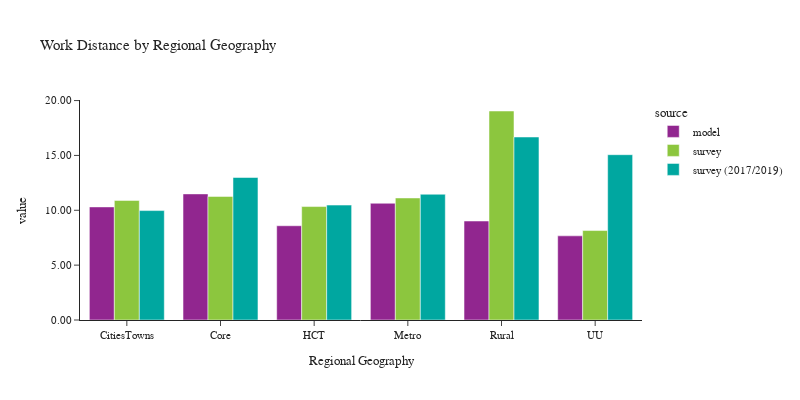

The cell this chart's notebook holds for it:
### Code cell
plot_work_location(df_workers, 'rg_proposed_work', 'Regional Geography', 'Regional Geography')

### Figure 1 — Plotly figure (JSON) as saved in the notebook; plotly's stock layout.template omitted (floating-point values rounded to 4 significant figures)
{"data": [{"alignmentgroup": "True", "customdata": [[129105], [621971], [293873], [998594], [126035], [40561]], "hovertemplate": "source=model<br>rg_proposed_work=%{x}<br>value=%{y}<br>sample count=%{customdata[0]}<extra></extra>", "legendgroup": "model", "marker": {"color": "#91268F", "pattern": {"shape": ""}}, "name": "model", "offsetgroup": "model", "orientation": "v", "showlegend": true, "textposition": "auto", "type": "bar", "x": ["CitiesTowns", "Core", "HCT", "Metro", "Rural", "UU"], "xaxis": "x", "y": [10.31, 11.49, 8.59, 10.64, 9.021, 7.67], "yaxis": "y"}, {"alignmentgroup": "True", "customdata": [[66], [537], [185], [1686], [88], [44]], "hovertemplate": "source=survey<br>rg_proposed_work=%{x}<br>value=%{y}<br>sample count=%{customdata[0]}<extra></extra>", "legendgroup": "survey", "marker": {"color": "#8CC63E", "pattern": {"shape": ""}}, "name": "survey", "offsetgroup": "survey", "orientation": "v", "showlegend": true, "textposition": "auto", "type": "bar", "x": ["CitiesTowns", "Core", "HCT", "Metro", "Rural", "UU"], "xaxis": "x", "y": [10.9, 11.26, 10.34, 11.12, 19.05, 8.154], "yaxis": "y"}, {"alignmentgroup": "True", "customdata": [[79], [1189], [299], [3877], [112], [39]], "hovertemplate": "source=survey (2017/2019)<br>rg_proposed_work=%{x}<br>value=%{y}<br>sample count=%{customdata[0]}<extra></extra>", "legendgroup": "survey (2017/2019)", "marker": {"color": "#00A7A0", "pattern": {"shape": ""}}, "name": "survey (2017/2019)", "offsetgroup": "survey (2017/2019)", "orientation": "v", "showlegend": true, "textposition": "auto", "type": "bar", "x": ["CitiesTowns", "Core", "HCT", "Metro", "Rural", "UU"], "xaxis": "x", "y": [9.972, 12.99, 10.47, 11.46, 16.68, 15.07], "yaxis": "y"}], "layout": {"barmode": "group", "font": {"size": 11}, "height": 400, "legend": {"title": {"text": "source"}, "tracegroupgap": 0}, "title": {"text": "Work Distance by Regional Geography"}, "width": 800, "xaxis": {"anchor": "y", "domain": [0.0, 1.0], "title": {"text": "Regional Geography"}}, "yaxis": {"anchor": "x", "domain": [0.0, 1.0], "tickformat": ".2f", "title": {"text": "value"}}}}
